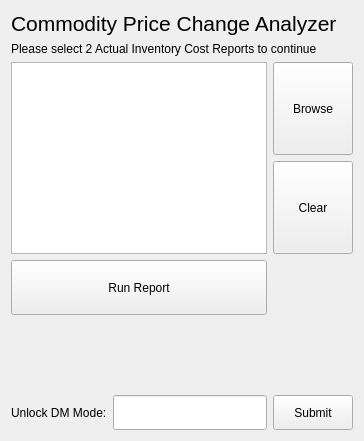
      <widget class="QWidget" name="tab_4">
       <attribute name="title">
        <string>Cost Change Analyzer</string>
       </attribute>
       <layout class="QGridLayout" name="gridLayout_5">
        <item row="5" column="0" colspan="3">
         <widget class="QScrollArea" name="hider">
          <property name="sizePolicy">
           <sizepolicy hsizetype="Expanding" vsizetype="Expanding">
            <horstretch>0</horstretch>
            <verstretch>0</verstretch>
           </sizepolicy>
          </property>
          <property name="frameShape">
           <enum>QFrame::NoFrame</enum>
          </property>
          <property name="frameShadow">
           <enum>QFrame::Plain</enum>
          </property>
          <property name="widgetResizable">
           <bool>true</bool>
          </property>
          <widget class="QWidget" name="scrollAreaWidgetContents">
           <property name="geometry">
            <rect>
             <x>0</x>
             <y>0</y>
             <width>600</width>
             <height>69</height>
            </rect>
           </property>
          </widget>
         </widget>
        </item>
        <item row="6" column="0">
         <widget class="QLabel" name="pwd_lbl">
          <property name="text">
           <string>Unlock DM Mode:</string>
          </property>
         </widget>
        </item>
        <item row="3" column="2">
         <widget class="QPushButton" name="btn_clear_3">
          <property name="sizePolicy">
           <sizepolicy hsizetype="Minimum" vsizetype="Expanding">
            <horstretch>0</horstretch>
            <verstretch>0</verstretch>
           </sizepolicy>
          </property>
          <property name="toolTip">
           <string>Clear Selection</string>
          </property>
          <property name="text">
           <string>Clear</string>
          </property>
         </widget>
        </item>
        <item row="6" column="1">
         <widget class="QLineEdit" name="pwd_box">
          <property name="sizePolicy">
           <sizepolicy hsizetype="Expanding" vsizetype="Maximum">
            <horstretch>0</horstretch>
            <verstretch>0</verstretch>
           </sizepolicy>
          </property>
          <property name="minimumSize">
           <size>
            <width>0</width>
            <height>35</height>
           </size>
          </property>
          <property name="clearButtonEnabled">
           <bool>false</bool>
          </property>
         </widget>
        </item>
        <item row="2" column="0" rowspan="2" colspan="2">
         <widget class="QListWidget" name="file_listbox_3"/>
        </item>
        <item row="0" column="0" colspan="3">
         <widget class="QLabel" name="label_55">
          <property name="font">
           <font>
            <pointsize>16</pointsize>
           </font>
          </property>
          <property name="text">
           <string>Commodity Price Change Analyzer</string>
          </property>
          <property name="wordWrap">
           <bool>true</bool>
          </property>
         </widget>
        </item>
        <item row="1" column="0" colspan="3">
         <widget class="QLabel" name="label_56">
          <property name="text">
           <string>Please select 2 Actual Inventory Cost Reports to continue</string>
          </property>
         </widget>
        </item>
        <item row="2" column="2">
         <widget class="QPushButton" name="btn_browse_3">
          <property name="sizePolicy">
           <sizepolicy hsizetype="Minimum" vsizetype="Expanding">
            <horstretch>0</horstretch>
            <verstretch>0</verstretch>
           </sizepolicy>
          </property>
          <property name="toolTip">
           <string>Open file dialog to browse for reports downloaded from ZOC</string>
          </property>
          <property name="text">
           <string>Browse</string>
          </property>
         </widget>
        </item>
        <item row="6" column="2">
         <widget class="QPushButton" name="pwd_submit">
          <property name="sizePolicy">
           <sizepolicy hsizetype="Minimum" vsizetype="Maximum">
            <horstretch>0</horstretch>
            <verstretch>0</verstretch>
           </sizepolicy>
          </property>
          <property name="minimumSize">
           <size>
            <width>0</width>
            <height>35</height>
           </size>
          </property>
          <property name="text">
           <string>Submit</string>
          </property>
         </widget>
        </item>
        <item row="4" column="0" colspan="2">
         <widget class="QPushButton" name="btn_runcostreport">
          <property name="sizePolicy">
           <sizepolicy hsizetype="Minimum" vsizetype="Maximum">
            <horstretch>0</horstretch>
            <verstretch>0</verstretch>
           </sizepolicy>
          </property>
          <property name="minimumSize">
           <size>
            <width>0</width>
            <height>55</height>
           </size>
          </property>
          <property name="toolTip">
           <string>Open file dialog to browse for reports downloaded from ZOC</string>
          </property>
          <property name="text">
           <string>Run Report</string>
          </property>
         </widget>
        </item>
       </layout>
      </widget>
